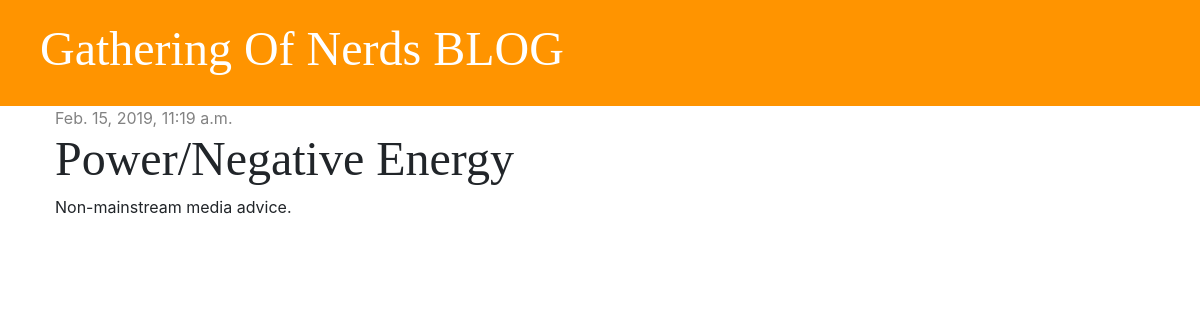
Page /post/6/ on the committed database.
### blog/models.py (models this page shows, shortened)
class Post(models.Model):
    author = models.ForeignKey('auth.User', on_delete=models.CASCADE)
    title = models.CharField(max_length=200)
    text = models.TextField()
    created_date = models.DateTimeField(default=timezone.now)
    published_date = models.DateTimeField(blank=True, null=True)

### blog/views.py (the view)
# urls.py: path('post/<int:pk>/', views.post_detail, name='post_detail'),
def post_detail(request, pk):
    post = get_object_or_404(Post, pk=pk)
    stuff_for_frontend = {'post': post}
    return render(request, 'blog/post_detail.html', stuff_for_frontend)

### blog/templates/blog/post_detail.html (shortened to what this page needs)
{% extends 'blog/base.html' %}
{% block content %}
    <div class="post">
        {% if post.published_date %}
            <div class="date">
                {{ post.published_date }}
            </div>
            {% else %}
            <a href="{% url 'post_publish' pk=post.pk %} " class="btn btn-primary">Publish</a>
        {% endif %}
        <h1>{{ post.title }}</h1>
        <p>{{ post.text|linebreaksbr }}</p>
    </div>
{% endblock %}

### blog/static/css/blog.css (style rules this page uses)
h1, h2, h3, h4 { font-family: 'Tangerine', 'Inconsolata', 'Droid Sans', serif; font-size: 48px; }
.date { color: #828282; }
.post { margin-bottom: 70px; }

### rows in the picture
Post: published_date "Feb. 15, 2019, 11:19 a.m.", title "Power/Negative Energy", text "Non-mainstream media advice."
